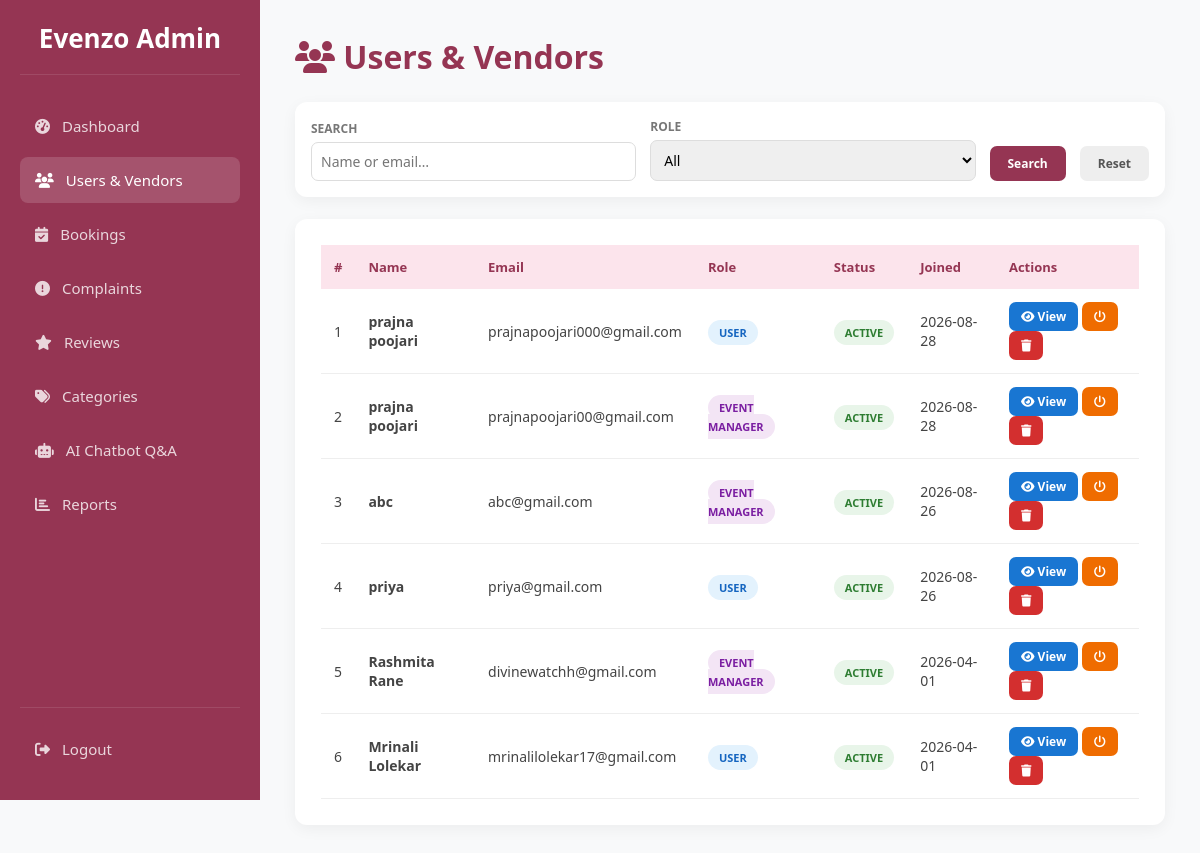
/admin/users (signed in), run on an earlier commit of the app's database.
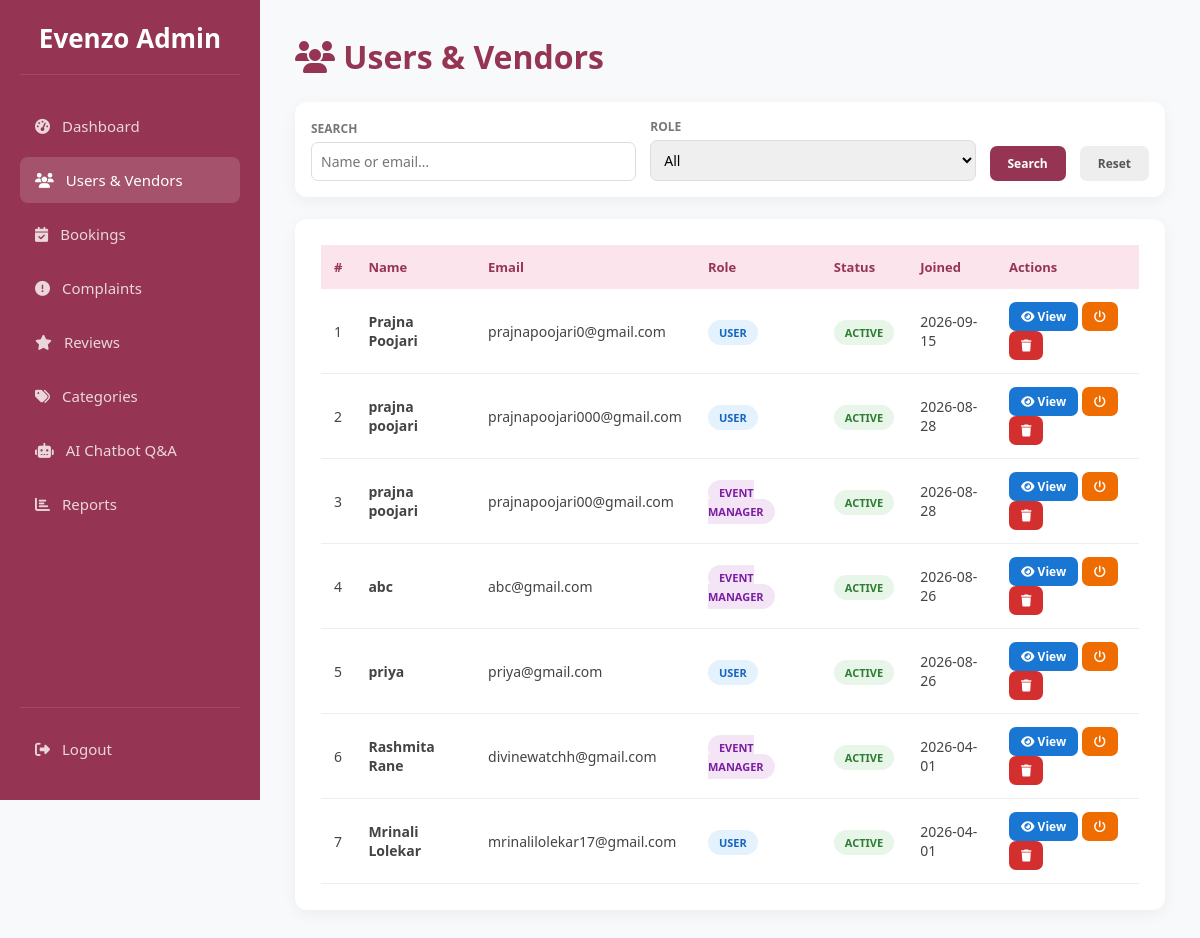
And on a later commit of the database.
### tables this page shows
CREATE TABLE users (
            id INTEGER PRIMARY KEY AUTOINCREMENT,
            full_name TEXT NOT NULL,
            email TEXT UNIQUE NOT NULL,
            password TEXT NOT NULL,
            role TEXT CHECK(role IN ('user', 'admin', 'eventmanager')) NOT NULL,
            is_approved INTEGER DEFAULT 0, -- 0=Pending, 1=Approved by Admin
            created_at TIMESTAMP DEFAULT CURRENT_TIMESTAMP
        , reset_otp TEXT, is_active INTEGER DEFAULT 1);

CREATE TABLE manager_profiles (
            id INTEGER PRIMARY KEY AUTOINCREMENT,
            user_id INTEGER NOT NULL,
            business_name TEXT NOT NULL,
            phone TEXT NOT NULL,
            license_path TEXT, -- Path to uploaded JPEG/PDF license
            bio TEXT,
            base_price REAL DEFAULT 0.0,
            rating REAL DEFAULT 0.0, profile_pic TEXT, location TEXT, -- For the "Ratings/Reviews system"
            FOREIGN KEY (user_id) REFERENCES users (id) ON DELETE CASCADE
        );

### app.py (the view)
@app.route('/admin/users')
def admin_users():
    if 'user_id' not in session or session['role'] != 'admin':
        return redirect(url_for('index'))
    conn = get_db_connection()
    search = request.args.get('q', '')
    role_f = request.args.get('role', '')
    query  = '''
        SELECT u.id, u.full_name, u.email, u.role, u.is_approved, u.is_active, u.created_at,
               m.business_name, m.phone, m.license_path
        FROM users u LEFT JOIN manager_profiles m ON u.id = m.user_id
        WHERE u.role != 'admin'
    '''
    params = []
    if search:
        query += " AND (u.full_name LIKE ? OR u.email LIKE ?)"
        params += [f'%{search}%', f'%{search}%']
    if role_f:
        query += " AND u.role=?"
        params.append(role_f)
    query += " ORDER BY u.created_at DESC"
    all_users = conn.execute(query, params).fetchall()
    conn.close()
    return render_template('admin_users.html', all_users=all_users, search=search, role_f=role_f)

### app.py (called while the page is built)
def get_db_connection():
    conn = sqlite3.connect('database.db', timeout=10)
    conn.row_factory = sqlite3.Row
    conn.execute("PRAGMA foreign_keys = ON")
    return conn

### frontend/templates/admin_users.html (shortened to what this page needs)
<!DOCTYPE html>
<html lang="en">
<head>
<link rel="stylesheet" href="https://cdnjs.cloudflare.com/ajax/libs/font-awesome/6.4.0/css/all.min.css">
</head>
<body>
<div class="sidebar">
  <div class="logo">Evenzo Admin</div>
  <nav>
    <a class="nav-item" href="{{ url_for('admin_dashboard') }}"><i class="fas fa-tachometer-alt"></i> Dashboard</a>
    <a class="nav-item active" href="{{ url_for('admin_users') }}"><i class="fas fa-users"></i> Users & Vendors</a>
    <a class="nav-item" href="{{ url_for('admin_bookings') }}"><i class="fas fa-calendar-check"></i> Bookings</a>
    <a class="nav-item" href="{{ url_for('admin_complaints') }}"><i class="fas fa-exclamation-circle"></i> Complaints</a>
    <a class="nav-item" href="{{ url_for('admin_reviews') }}"><i class="fas fa-star"></i> Reviews</a>
    <a class="nav-item" href="{{ url_for('admin_categories') }}"><i class="fas fa-tags"></i> Categories</a>
    <a class="nav-item" href="{{ url_for('admin_chatbot') }}"><i class="fas fa-robot"></i> AI Chatbot Q&A</a>
    <a class="nav-item" href="{{ url_for('admin_reports') }}"><i class="fas fa-chart-bar"></i> Reports</a>
  </nav>
  <div class="logout-box"><a class="nav-item" href="{{ url_for('logout') }}"><i class="fas fa-sign-out-alt"></i> Logout</a></div>
</div>
<div class="main">
  <h1 style="color:var(--primary);margin-bottom:24px"><i class="fas fa-users"></i> Users & Vendors</h1>
  <form method="GET" class="filter-bar">
    <div class="fg"><label>Search</label><input name="q" value="{{ search }}" placeholder="Name or email…"></div>
    <div class="fg"><label>Role</label>
      <select name="role">
        <option value="">All</option>
      </select>
    </div>
    <button type="submit" class="btn btn-search">Search</button>
    <a href="{{ url_for('admin_users') }}" class="btn btn-reset">Reset</a>
  </form>
  <div class="card">
    {% if all_users %}
    <div style="overflow-x:auto">
    <table><thead><tr><th>#</th><th>Name</th><th>Email</th><th>Role</th><th>Status</th><th>Joined</th><th>Actions</th></tr></thead><tbody>
    {% for u in all_users %}
    <tr>
      <td>{{ loop.index }}</td>
      <td><strong>{{ u.full_name }}</strong></td>
      <td>{{ u.email }}</td>
      <td><span class="badge badge-{{ u.role }}">{{ 'Event Manager' if u.role == 'eventmanager' else 'User' }}</span></td>
      <td>
        {% if u.role == 'eventmanager' and u.is_approved == 0 %}
          <span class="badge badge-pending">Pending</span>
        {% elif u['is_active'] is defined and u['is_active'] == 0 %}
          <span class="badge badge-inactive">Inactive</span>
        {% else %}
          <span class="badge badge-active">Active</span>
        {% endif %}
      </td>
      <td>{{ u.created_at[:10] if u.created_at else '—' }}</td>
      <td>
        {% if u.role == 'eventmanager' %}
        <a href="{{ url_for('admin_view_vendor', vendor_id=u.id) }}" class="btn btn-view"><i class="fas fa-eye"></i> View</a>
        {% else %}
        <a href="{{ url_for('admin_view_user', user_id=u.id) }}" class="btn btn-view"><i class="fas fa-eye"></i> View</a>
        {% endif %}
        <form method="POST" action="{{ url_for('toggle_user_status', user_id=u.id) }}" style="display:inline">
          <button class="btn btn-toggle" title="Toggle Active/Inactive"><i class="fas fa-power-off"></i></button>
        </form>
        <button class="btn btn-delete" onclick="openDelete({{ u.id }}, '{{ u.full_name }}')"><i class="fas fa-trash"></i></button>
      </td>
    </tr>
    {% endfor %}
    </tbody></table></div>
    {% else %}
    <p style="text-align:center;color:#aaa;padding:40px">No users found.</p>
    {% endif %}
  </div>
</div>
</body>
</html>

What changed in the data, as far as the page shows it:
added users: full_name "Prajna Poojari", email "prajnapoojari0@gmail.com", role "USER", is_active "ACTIVE", created_at "2026-09-15"
